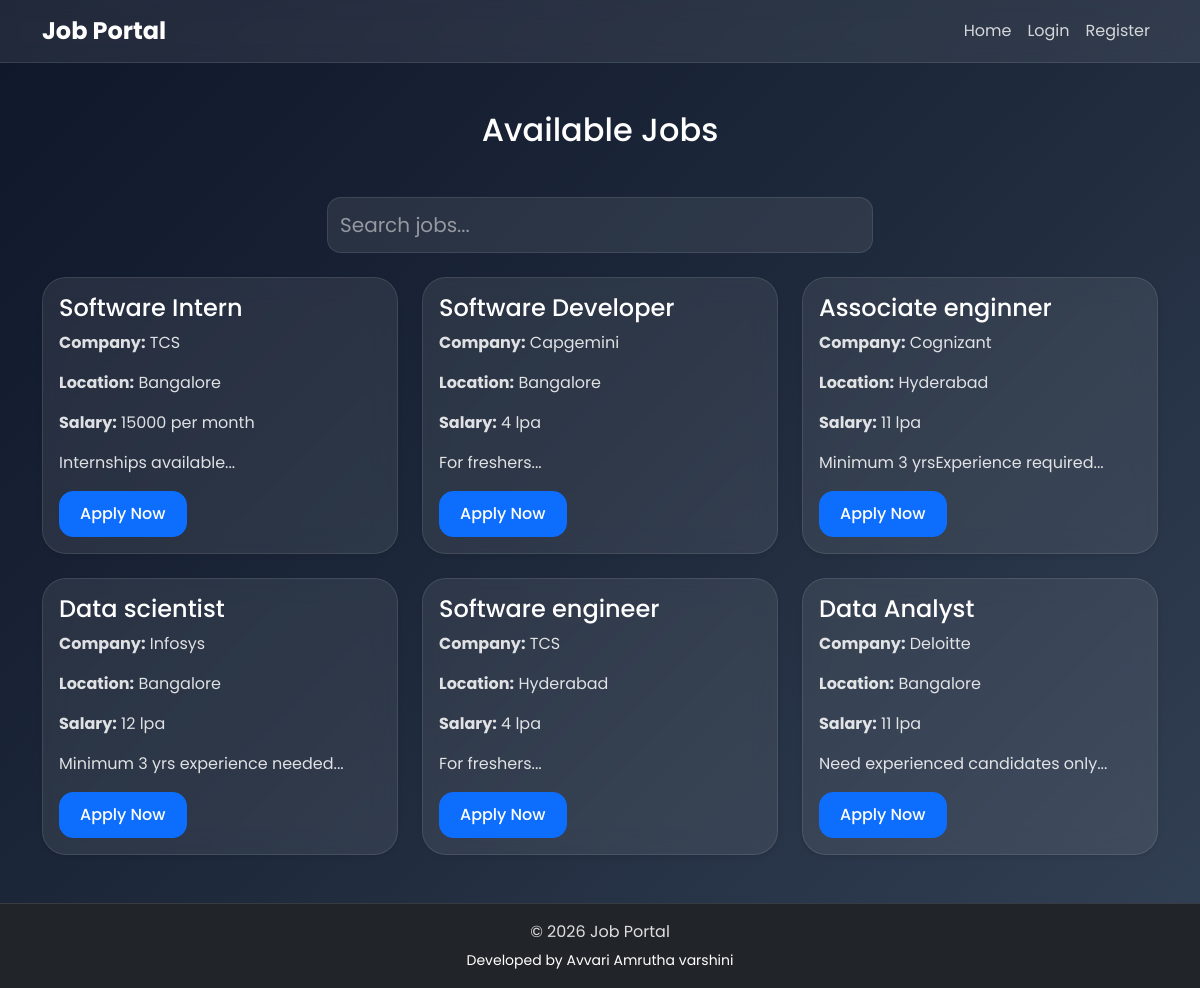
/jobs.php, run on the app's committed database.
### tables this page shows
CREATE TABLE `jobs` (
  `id` int NOT NULL AUTO_INCREMENT,
  `title` varchar(255) DEFAULT NULL,
  `company` varchar(255) DEFAULT NULL,
  `location` varchar(255) DEFAULT NULL,
  `salary` varchar(100) DEFAULT NULL,
  `description` text,
  `created_at` timestamp NULL DEFAULT CURRENT_TIMESTAMP,
  PRIMARY KEY (`id`)
);

### jobs.php (the view, shortened to what this page needs)
<?php
include 'config/db.php';
$jobs = mysqli_query($conn, "SELECT * FROM jobs ORDER BY id DESC");
?>
<!DOCTYPE html>
<html lang="en">
<head>
    <link href="https://cdn.jsdelivr.net/npm/bootstrap@5.3.3/dist/css/bootstrap.min.css" rel="stylesheet">
    <link rel="stylesheet" href="assets/css/style.css">
</head>
<body>
<main>
<?php include 'includes/navbar.php'; ?>
<div class="container mt-5">
    <h2 class="text-center mb-5">
        Available Jobs
    </h2>
    <div class="row mb-4">
        <div class="col-md-6 mx-auto">
            <input type="text"
                   id="search"
                   class="form-control form-control-lg"
                   placeholder="Search jobs...">
        </div>
    </div>
    <div class="row g-4" id="jobResults">
        <?php while($job = mysqli_fetch_assoc($jobs)) { ?>
        <div class="col-md-4">
            <div class="card shadow-sm h-100">
                <div class="card-body">
                    <h4>
                        <?php echo $job['title']; ?>
                    </h4>
                    <p>
                        <strong>Company:</strong>
                        <?php echo $job['company']; ?>
                    </p>
                    <p>
                        <strong>Location:</strong>
                        <?php echo $job['location']; ?>
                    </p>
                    <p>
                        <strong>Salary:</strong>
                        <?php echo $job['salary']; ?>
                    </p>
                    <p>
                        <?php echo substr($job['description'], 0, 100); ?>...
                    </p>
                    <a href="apply.php?id=<?php echo $job['id']; ?>"
                       class="btn btn-primary">
                        Apply Now
                    </a>
                </div>
            </div>
        </div>
        <?php } ?>
    </div>
</div>
</main>
<?php include 'includes/footer.php'; ?>
</body>
</html>

### includes/navbar.php (shortened to what this page needs)
<?php
$isAdmin = strpos($_SERVER['PHP_SELF'], '/admin/') !== false;
$base = $isAdmin ? '../' : '';
?>
<nav class="navbar navbar-expand-lg navbar-dark bg-dark">
    <div class="container">
        <a class="navbar-brand fw-bold"
           href="<?php echo $base; ?>index.php">
            Job Portal
        </a>
        <div class="collapse navbar-collapse"
             id="navbarNav">
            <ul class="navbar-nav ms-auto">
                <?php if(!isset($_SESSION['user_id']) || $_SESSION['role'] != 'admin') { ?>
                <li class="nav-item">
                    <?php
if(!isset($_SESSION['user_id']))
{
?>
<li class="nav-item">
    <a class="nav-link"
       href="<?php echo $base; ?>index.php">
        Home
    </a>
</li>
<?php
}
?>
                </li>
                <?php } ?>
                <?php if(isset($_SESSION['user_id'])) { ?>
                    <?php if($_SESSION['role'] == 'admin') { ?>
                        <li class="nav-item">
                            <a class="nav-link"
                               href="<?php echo $base; ?>admin/dashboard.php">
                                Dashboard
                            </a>
                        </li>
                    <?php } else { ?>
                        <li class="nav-item">
                            <a class="nav-link"
                               href="<?php echo $base; ?>profile.php">
                                My Applications
                            </a>
                        </li>
                    <?php } ?>
                    <li class="nav-item">
                        <a class="nav-link"
                           href="<?php echo $base; ?>logout.php">
                            Logout
                        </a>
                    </li>
                <?php } else { ?>
                    <li class="nav-item">
                        <a class="nav-link"
                           href="<?php echo $base; ?>login.php">
                            Login
                        </a>
                    </li>
                    <li class="nav-item">
                        <a class="nav-link"
                           href="<?php echo $base; ?>register.php">
                            Register
                        </a>
                    </li>
                <?php } ?>
            </ul>
        </div>
    </div>
</nav>

### includes/footer.php
<footer class="bg-dark text-white text-center py-3 mt-5">
    <p class="mb-1">
        © 2026 Job Portal
    </p>
    <small>
        Developed by Avvari Amrutha varshini
    </small>
</footer>

### assets/css/style.css (style rules this page uses)
* { margin: 0; padding: 0; box-sizing: border-box; font-family: 'Poppins', sans-serif; }
html, body { height: 100%; }
body { min-height: 100vh; display: flex; flex-direction: column; background: linear-gradient( 135deg, #0f172a, #1e293b, #334155 ); color: white; }
main { flex: 1; }
.navbar { background: rgba(255,255,255,0.08) !important; backdrop-filter: blur(10px); border-bottom: 1px solid rgba(255,255,255,0.1); }
.navbar-brand { font-weight: 700; font-size: 1.5rem; color: white !important; }
.nav-link { color: rgba(255,255,255,0.8) !important; transition: 0.3s; }
.card { background: rgba(255,255,255,0.08) !important; border: 1px solid rgba(255,255,255,0.1) !important; backdrop-filter: blur(12px); border-radius: 24px !important; box-shadow: 0 8px 32px rgba(0,0,0,0.3); transition: 0.3s ease; }
h1, h2, h3, h4, h5, h6 { color: white; }
p, label, td, th { color: rgba(255,255,255,0.85); }
.form-control { background: rgba(255,255,255,0.08); border: 1px solid rgba(255,255,255,0.1); color: white; border-radius: 14px; padding: 12px; }
.form-control::placeholder { color: rgba(255,255,255,0.5); }
.btn { border-radius: 14px; padding: 10px 20px; font-weight: 500; transition: 0.3s; }
footer { margin-top: auto; background: rgba(255,255,255,0.08); backdrop-filter: blur(10px); border-top: 1px solid rgba(255,255,255,0.1); color: white; text-align: center; padding: 16px; }
a { text-decoration: none; }
html { scroll-behavior: smooth; }

### data on the page
jobs: title "Software Intern", company "TCS", location "Bangalore", salary "15000 per month", description "Internships available"
jobs: title "Software Developer", company "Capgemini", location "Bangalore", salary "4 lpa", description "For freshers"
jobs: title "Associate enginner", company "Cognizant", location "Hyderabad", salary "11 lpa", description "Minimum 3 yrsExperience required"
jobs: title "Data scientist", company "Infosys", location "Bangalore", salary "12 lpa", description "Minimum 3 yrs experience needed"
jobs: title "Software engineer", company "TCS", location "Hyderabad", salary "4 lpa", description "For freshers"
jobs: title "Data Analyst", company "Deloitte", location "Bangalore", salary "11 lpa", description "Need experienced candidates only"
